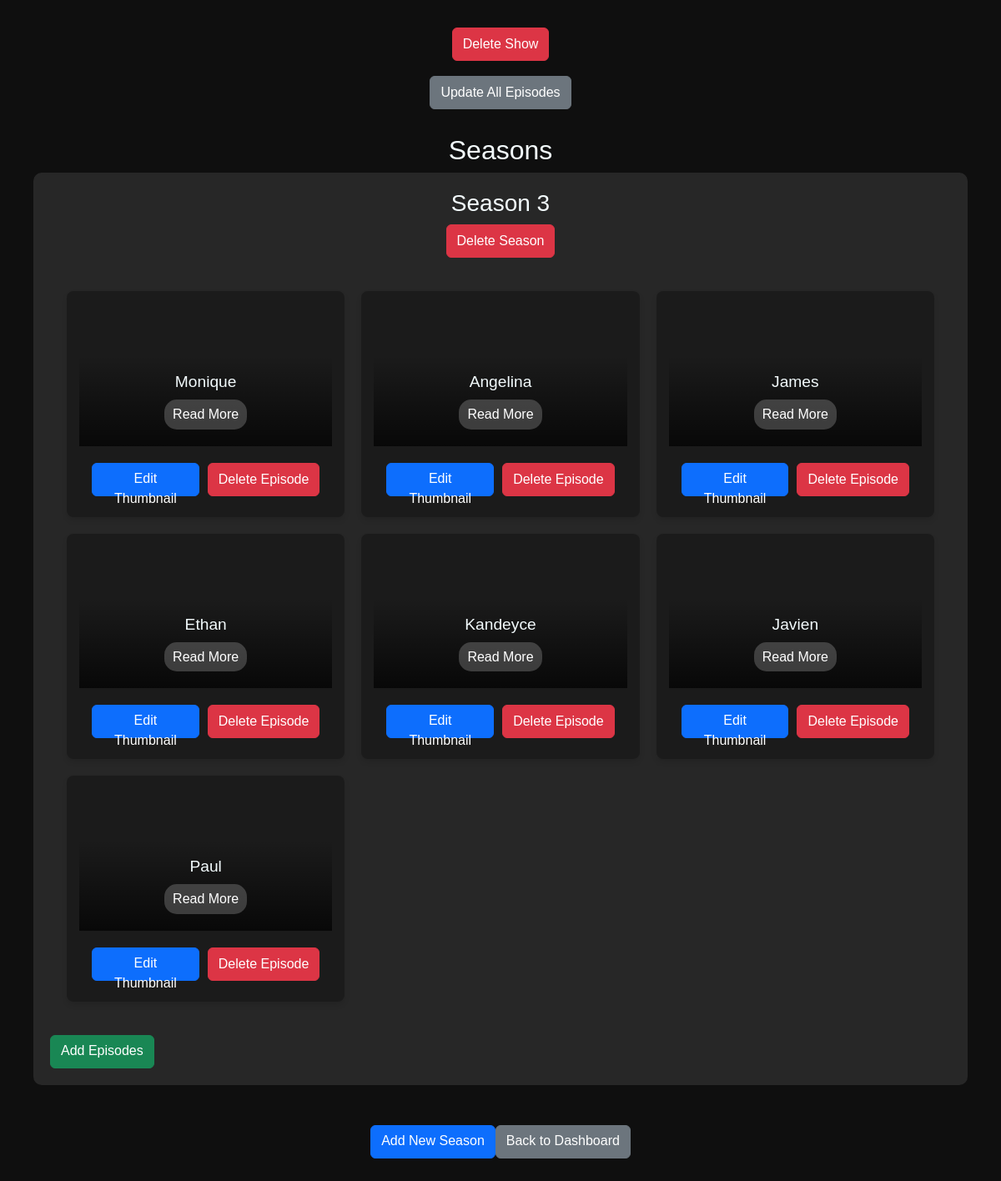
The page /admin/show/4e24713c-6002-4612-92bf-75640f15e72f (signed in, lower part) on the database as committed earlier.
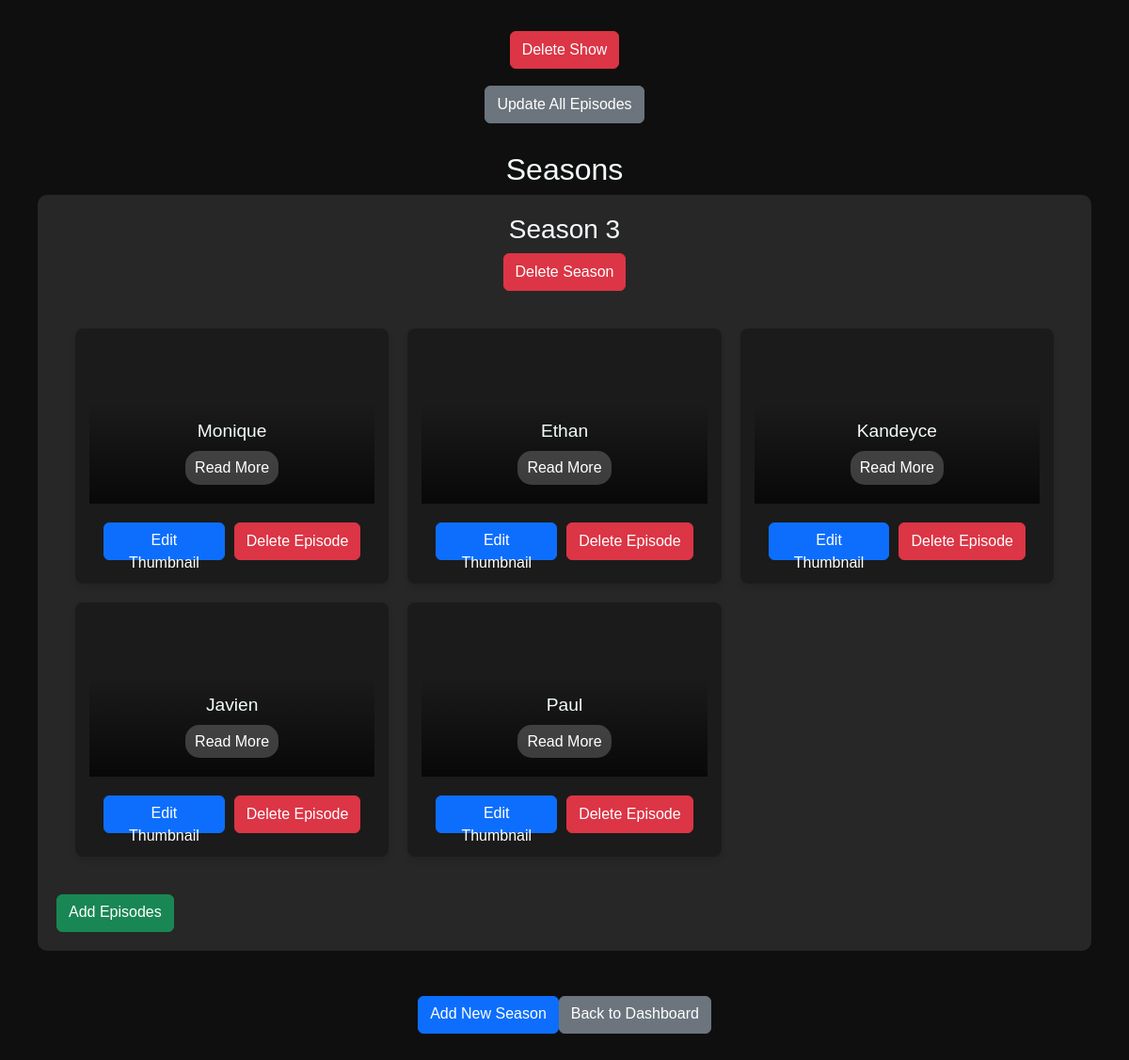
The same page on the database as committed later.
### app/models.py (models this page shows, shortened)
class Season(db.Model):
    id = db.Column(db.String(36), primary_key=True)
    number = db.Column(db.Integer, nullable=False)
    show_id = db.Column(db.String(36), db.ForeignKey('show.id'), nullable=False)
    episodes = db.relationship('Episode', backref='season', cascade='all, delete-orphan')

class Episode(db.Model):
    id = db.Column(db.String(36), primary_key=True)
    name = db.Column(db.String(100), nullable=False)
    number = db.Column(db.Integer, nullable=False)
    url = db.Column(db.String(200), nullable=False)
    description = db.Column(db.Text, nullable=True)
    short_description = db.Column(db.String(200), nullable=True)
    keywords = db.Column(db.String(200), nullable=True)
    category = db.Column(db.String(100), nullable=True)
    thumbnail_url = db.Column(db.String(200), nullable=True)
    season_id = db.Column(db.String(36), db.ForeignKey('season.id'), nullable=False)
    next_episode_id = db.Column(db.String(36), db.ForeignKey('episode.id'), nullable=True)
    next_episode = db.relationship('Episode', remote_side=[id], uselist=False)

### app/routes/admin.py (the view)
@bp.route('/admin/show/<string:show_id>', methods=['GET'])
@login_required
def manage_show(show_id):
    show = Show.query.get_or_404(show_id)
    return render_template('manage_show.html', show=show)

### app/__init__.py (called while the page is built)
def create_app():
    app = Flask(__name__)
    app.config['UPLOAD_FOLDER'] = os.path.join(app.root_path, 'static', 'uploads')
    app.config.from_object(Config)
    app.jinja_env.filters['time_to_12hour'] = time_to_12hour
    app.jinja_env.filters['format_air_time'] = format_air_time
    db.init_app(app)
    login_manager = LoginManager(app)
    login_manager.login_view = 'auth.login'
    @login_manager.user_loader
    def load_user(user_id):
        return User.query.get(int(user_id))
    from app.routes import main, admin, auth
    app.register_blueprint(main.bp)
    app.register_blueprint(admin.bp)
    app.register_blueprint(auth.bp)
    return app

### app/templates/manage_show.html (shortened to what this page needs)
{% extends "base.html" %}
{% block content %}
<div class="manage-show-container">
    <div class="show-details d-flex flex-column align-items-center">
        <div class="show-actions d-flex flex-column align-items-center">
            <div class="row mb-3">
                {% set air_time_parts = show.air_time.split() if show.air_time else ['', '', '', ''] %}
            </div>
            <form action="{{ url_for('admin.delete_show', show_id=show.id) }}" method="POST" onsubmit="return confirm('Are you sure you want to delete this show?')" class="mb-2">
                <button type="submit" class="btn btn-danger">Delete Show</button>
            </form>
            <form action="{{ url_for('admin.update_all_episodes', show_id=show.id) }}" method="POST">
                <button type="submit" class="btn btn-secondary">Update All Episodes</button>
            </form>
        </div>
    </div>
    <h2 class="text-center mt-4">Seasons</h2>
    {% if show.seasons %}
        <div class="seasons-container d-flex flex-column align-items-center">
        {% for season in show.seasons %}
            <div class="season-card mb-4 w-100 text-center">
                <h3>Season {{ season.number }}</h3>
                <form action="{{ url_for('admin.delete_season', season_id=season.id) }}" method="POST" onsubmit="return confirm('Are you sure you want to delete this season?')" class="mb-3">
                    <button type="submit" class="btn btn-danger">Delete Season</button>
                </form>
                {% if season.episodes %}
                <div class="episodes-container manage-show-episodes">
                    {% for episode in season.episodes %}
                        <div class="episode-card" data-description="{{ episode.description }}">
                            <div class="episode-thumbnail" style="background-image: url('{{ episode.thumbnail_url }}');">
                                <div class="episode-overlay">
                                    <h4 class="episode-title">{{ episode.name }}</h4>
                                    <a href="#" class="read-more" data-episode-id="{{ episode.id }}">Read More</a>
                                </div>
                            </div>
                            <div class="episode-actions">
                                <a href="{{ url_for('admin.edit_episode_thumbnail', episode_id=episode.id) }}" class="btn btn-primary">Edit Thumbnail</a>
                                <form action="{{ url_for('admin.delete_episode', episode_id=episode.id) }}" method="POST" onsubmit="return confirm('Are you sure you want to delete this episode?')">
                                    <button type="submit" class="btn btn-danger">Delete Episode</button>
                                </form>
                            </div>
                        </div>
                    {% endfor %}
                </div>
                {% else %}
                    <p>No episodes in this season yet.</p>
                {% endif %}
                <div class="season-actions">
                    <a href="{{ url_for('admin.add_episodes_bulk', show_id=show.id, season_id=season.id) }}" class="btn btn-success">Add Episodes</a>
                </div>
            </div>
        {% endfor %}
        </div>
    {% else %}
        <p class="text-center">No seasons added yet.</p>
    {% endif %}
    <div class="d-flex justify-content-center mt-4">
        <a href="{{ url_for('admin.add_season', show_id=show.id) }}" class="btn btn-primary mr-2">Add New Season</a>
        <a href="{{ url_for('admin.admin_dashboard') }}" class="btn btn-secondary">Back to Dashboard</a>
    </div>
</div>
{% endblock %}

Rows that differ between the two databases and show on the page:
changed Season: loses Episode (name "Angelina"); loses Episode (name "James")
